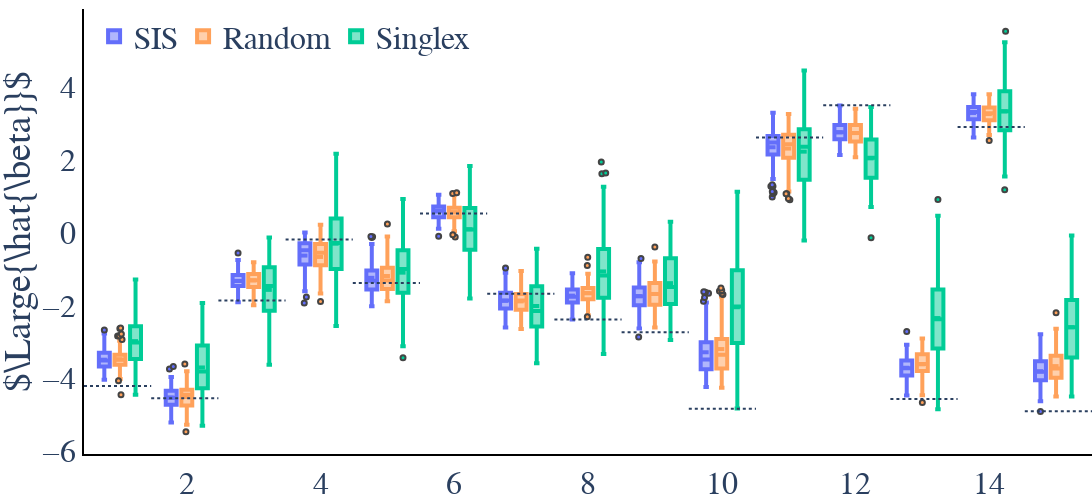

Write notebook code for a chart like this one.
### Code cell
fig1b.show()

### Figure 1 — Plotly figure (JSON) as saved in the notebook; plotly's stock layout.template omitted (floating-point values rounded to 4 significant figures; data arrays with more than 128 entries replaced by an {"elided": "..."} marker saying what was removed)
{"data": [{"boxmean": true, "jitter": 0.5, "line": {"width": 4}, "marker": {"color": "#636EFA", "line": {"width": 2}, "size": 5}, "name": "SIS", "type": "box", "x": {"elided": "1635 int values"}, "xaxis": "x", "y": {"elided": "1635 float values"}, "yaxis": "y"}, {"boxmean": true, "jitter": 0.5, "line": {"width": 4}, "marker": {"color": "#FFA15A", "line": {"width": 2}, "size": 5}, "name": "Random", "type": "box", "x": {"elided": "1635 int values"}, "xaxis": "x", "y": {"elided": "1635 float values"}, "yaxis": "y"}, {"boxmean": true, "jitter": 0.5, "line": {"width": 4}, "marker": {"color": "#00CC96", "line": {"width": 2}, "size": 5}, "name": "Singlex", "type": "box", "x": {"elided": "1635 int values"}, "xaxis": "x", "y": {"elided": "1635 float values"}, "yaxis": "y"}], "layout": {"boxmode": "group", "font": {"family": "serif", "size": 32}, "height": 500, "legend": {"orientation": "h", "x": 0.01, "xanchor": "left", "y": 1, "yanchor": "top"}, "margin": {"b": 0, "l": 0, "r": 0, "t": 0}, "plot_bgcolor": "rgba(0,0,0,0)", "shapes": [{"line": {"dash": "dot"}, "type": "line", "x0": 0, "x1": 0.06667, "xref": "paper", "y0": -4.214, "y1": -4.214}, {"line": {"dash": "dot"}, "type": "line", "x0": 0.06667, "x1": 0.1333, "xref": "paper", "y0": -4.552, "y1": -4.552}, {"line": {"dash": "dot"}, "type": "line", "x0": 0.1333, "x1": 0.2, "xref": "paper", "y0": -1.86, "y1": -1.86}, {"line": {"dash": "dot"}, "type": "line", "x0": 0.2, "x1": 0.2667, "xref": "paper", "y0": -0.1837, "y1": -0.1837}, {"line": {"dash": "dot"}, "type": "line", "x0": 0.2667, "x1": 0.3333, "xref": "paper", "y0": -1.379, "y1": -1.379}, {"line": {"dash": "dot"}, "type": "line", "x0": 0.3333, "x1": 0.4, "xref": "paper", "y0": 0.5297, "y1": 0.5297}, {"line": {"dash": "dot"}, "type": "line", "x0": 0.4, "x1": 0.4667, "xref": "paper", "y0": -1.679, "y1": -1.679}, {"line": {"dash": "dot"}, "type": "line", "x0": 0.4667, "x1": 0.5333, "xref": "paper", "y0": -2.383, "y1": -2.383}, {"line": {"dash": "dot"}, "type": "line", "x0": 0.5333, "x1": 0.6, "xref": "paper", "y0": -2.738, "y1": -2.738}, {"line": {"dash": "dot"}, "type": "line", "x0": 0.6, "x1": 0.6667, "xref": "paper", "y0": -4.836, "y1": -4.836}, {"line": {"dash": "dot"}, "type": "line", "x0": 0.6667, "x1": 0.7333, "xref": "paper", "y0": 2.617, "y1": 2.617}, {"line": {"dash": "dot"}, "type": "line", "x0": 0.7333, "x1": 0.8, "xref": "paper", "y0": 3.504, "y1": 3.504}, {"line": {"dash": "dot"}, "type": "line", "x0": 0.8, "x1": 0.8667, "xref": "paper", "y0": -4.568, "y1": -4.568}, {"line": {"dash": "dot"}, "type": "line", "x0": 0.8667, "x1": 0.9333, "xref": "paper", "y0": 2.907, "y1": 2.907}, {"line": {"dash": "dot"}, "type": "line", "x0": 0.9333, "x1": 1, "xref": "paper", "y0": -4.905, "y1": -4.905}], "showlegend": true, "violinmode": "group", "width": 2400, "xaxis": {"anchor": "y", "domain": [0, 1], "linecolor": "black", "linewidth": 2, "showline": true}, "yaxis": {"anchor": "x", "domain": [0, 1], "linecolor": "black", "linewidth": 2, "showline": true, "title": {"text": "$\\Large{\\hat{\\beta}}$"}}}}
